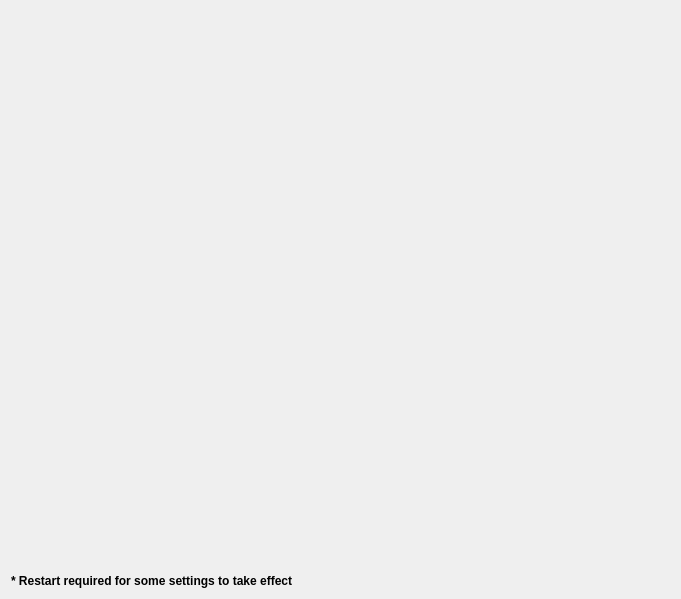
<?xml version="1.0" encoding="UTF-8"?>
<ui version="4.0">
 <class>CustomSettingsWidget</class>
 <widget class="QWidget" name="CustomSettingsWidget">
  <property name="geometry">
   <rect>
    <x>0</x>
    <y>0</y>
    <width>681</width>
    <height>599</height>
   </rect>
  </property>
  <property name="sizePolicy">
   <sizepolicy hsizetype="Preferred" vsizetype="Expanding">
    <horstretch>0</horstretch>
    <verstretch>0</verstretch>
   </sizepolicy>
  </property>
  <property name="windowTitle">
   <string>Form</string>
  </property>
  <layout class="QVBoxLayout" name="verticalLayout">
   <item>
    <layout class="QHBoxLayout" name="SearchBoxLayout">
     <property name="spacing">
      <number>2</number>
     </property>
     <item>
      <widget class="pqSearchBox" name="SearchBox" native="true">
       <property name="settingKey" stdset="0">
        <string notr="true">pqSettingsDialog/showAdvancedProperties</string>
       </property>
       <property name="advancedSearchEnabled" stdset="0">
        <bool>true</bool>
       </property>
      </widget>
     </item>
    </layout>
   </item>
   <item>
    <widget class="QTabBar" name="tabBar" native="true">
     <property name="sizePolicy">
      <sizepolicy hsizetype="Expanding" vsizetype="Preferred">
       <horstretch>0</horstretch>
       <verstretch>0</verstretch>
      </sizepolicy>
     </property>
    </widget>
   </item>
   <item>
    <widget class="QStackedWidget" name="stackedWidget">
     <property name="sizePolicy">
      <sizepolicy hsizetype="Preferred" vsizetype="Expanding">
       <horstretch>0</horstretch>
       <verstretch>0</verstretch>
      </sizepolicy>
     </property>
     <property name="frameShape">
      <enum>QFrame::NoFrame</enum>
     </property>
     <property name="currentIndex">
      <number>0</number>
     </property>
     <widget class="QWidget" name="page"/>
     <widget class="QWidget" name="page_2"/>
    </widget>
   </item>
   <item>
    <widget class="QLabel" name="restartRequiredLabel">
     <property name="maximumSize">
      <size>
       <width>16777215</width>
       <height>20</height>
      </size>
     </property>
     <property name="font">
      <font>
       <weight>75</weight>
       <bold>true</bold>
      </font>
     </property>
     <property name="text">
      <string>* Restart required for some settings to take effect</string>
     </property>
     <property name="wordWrap">
      <bool>true</bool>
     </property>
    </widget>
   </item>
  </layout>
 </widget>
 <customwidgets>
  <customwidget>
   <class>QTabBar</class>
   <extends>QWidget</extends>
   <header location="global">QTabBar</header>
   <container>1</container>
  </customwidget>
  <customwidget>
   <class>pqSearchBox</class>
   <extends>QWidget</extends>
   <header>pqSearchBox.h</header>
   <container>1</container>
  </customwidget>
 </customwidgets>
 <resources/>
 <connections/>
</ui>
